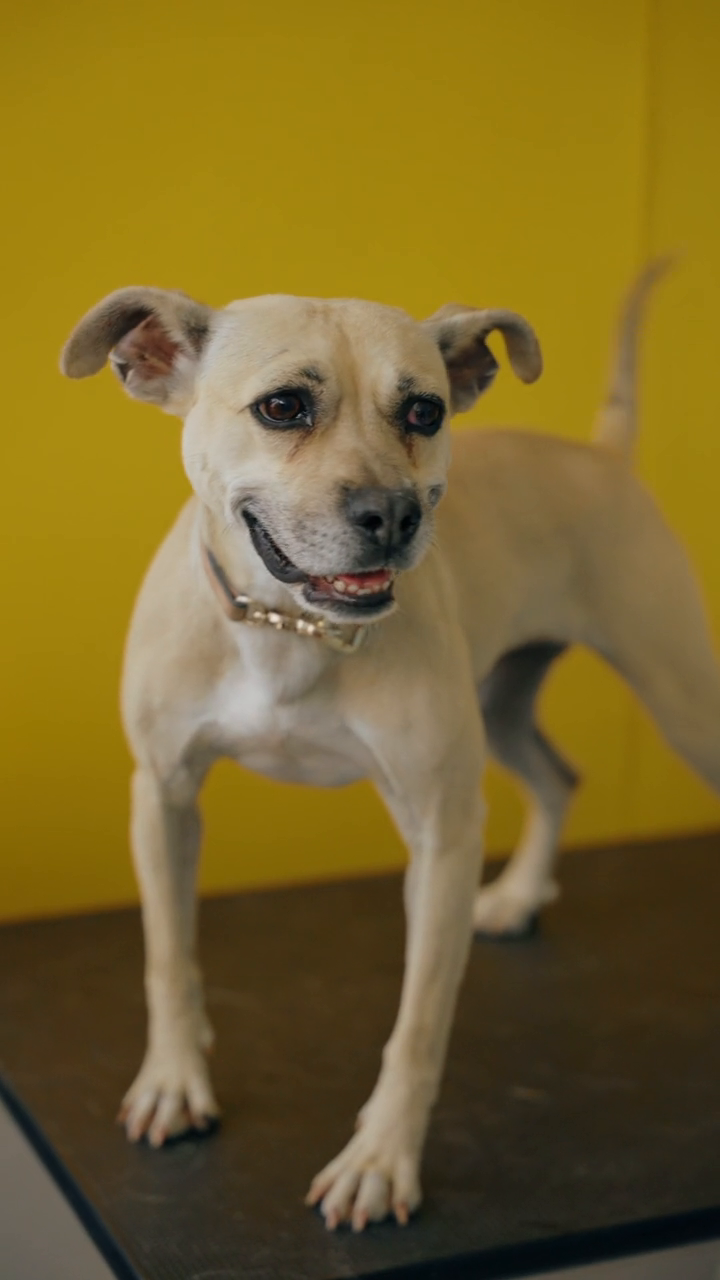
#> input picture frame 13 of Day-18/input/vid2.mp4, 720 x 1280 px, given in place of vid.mp4, which was not available
$ python video-processing.py
#> lines starting #> are read from the running program, lines starting #| are printed output that depends on the picture; after the words box and inside, x2 and y2 are one past the last pixel; in counts of white or black regions, pixels touching at a corner belong together; pictures that were not available may be replaced by others from this repository, and a replacement may not be noted
import cv2

# Read a video using OpenCV.
vid = cv2.VideoCapture("vid.mp4")

if not vid.isOpened():
    print("Error: Could not open video.")
    exit()

# Print the video's FPS, width, height, and total number of frames.
fps = vid.get(cv2.CAP_PROP_FPS)
width = int(vid.get(cv2.CAP_PROP_FRAME_WIDTH))
height = int(vid.get(cv2.CAP_PROP_FRAME_HEIGHT))
total_frames = int(vid.get(cv2.CAP_PROP_FRAME_COUNT))

print(f"FPS: {fps}")
print(f"Width: {width}")
print(f"Height: {height}")
print(f"Total Frames: {total_frames}")

# Display the video frame by frame.
while True:
    ret, frame = vid.read()
#> frame is the input picture: shape (1280, 720, 3); mean B, G, R 41.9, 101.5, 121.8

    if not ret:
        break

    cv2.imshow("Video", frame)

    if cv2.waitKey(25) & 0xFF == ord('q'):
#> (key q is pressed here)
        break

vid.set(cv2.CAP_PROP_POS_FRAMES, 0)

# Save Processed Video
fourcc = cv2.VideoWriter_fourcc(*'mp4v')

out = cv2.VideoWriter(
    "processed_video.mp4",
    fourcc,
    fps,
    (width, height),
    False
)

# Convert each frame to grayscale.
# Apply Canny Edge Detection to each frame.
while True:

    ret, frame = vid.read()
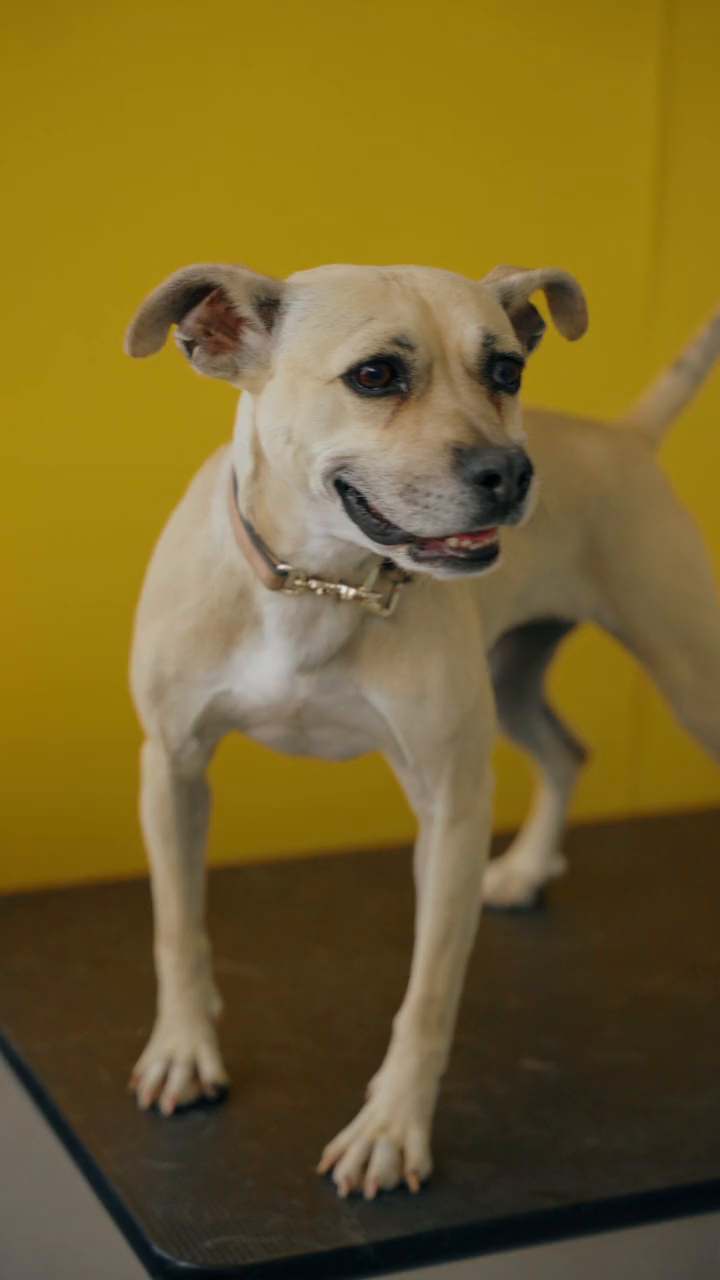
#> input picture frame 0 of Day-18/input/vid2.mp4, 720 x 1280 px, given in place of vid.mp4, which was not available
#> frame is the input picture: shape (1280, 720, 3); mean B, G, R 42.1, 99.1, 119.1

    if not ret:
        break
    # Convert to grayscale
    gray = cv2.cvtColor(frame, cv2.COLOR_BGR2GRAY)
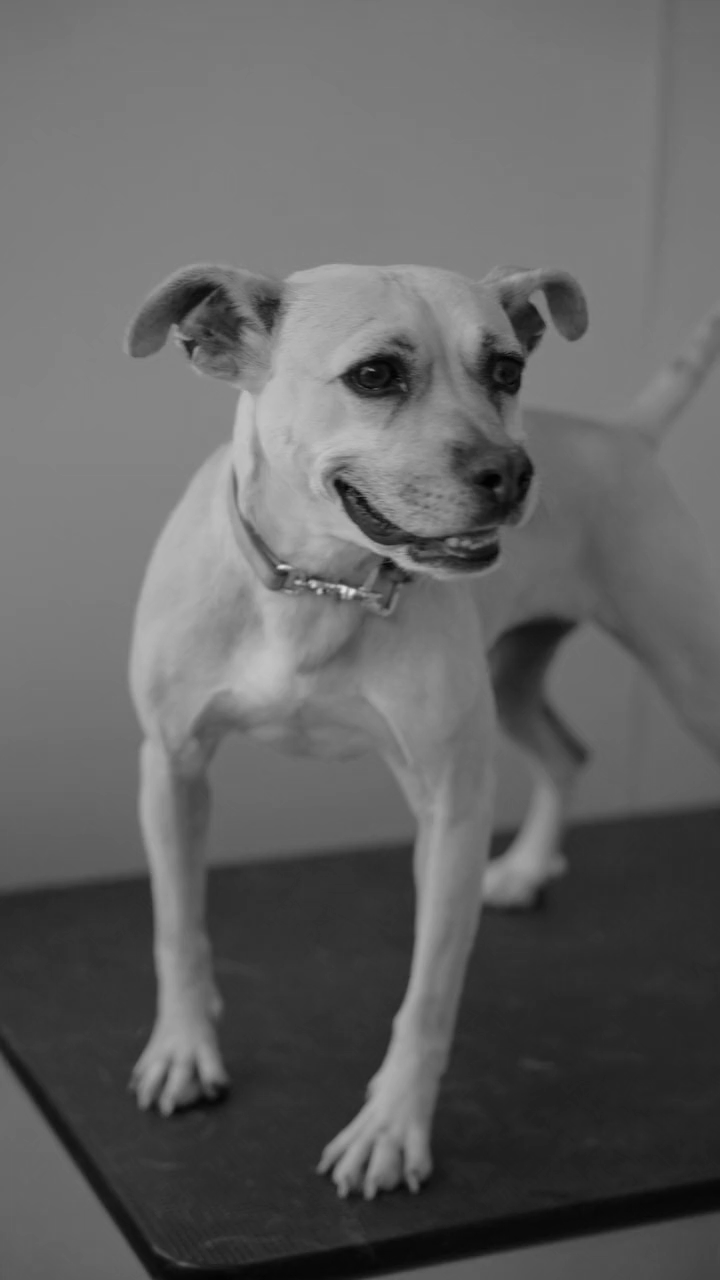
#> gray: shape (1280, 720); min 1, max 228, mean 98.6

    # Apply Canny Edge Detection
    edges = cv2.Canny(gray, 100, 200)
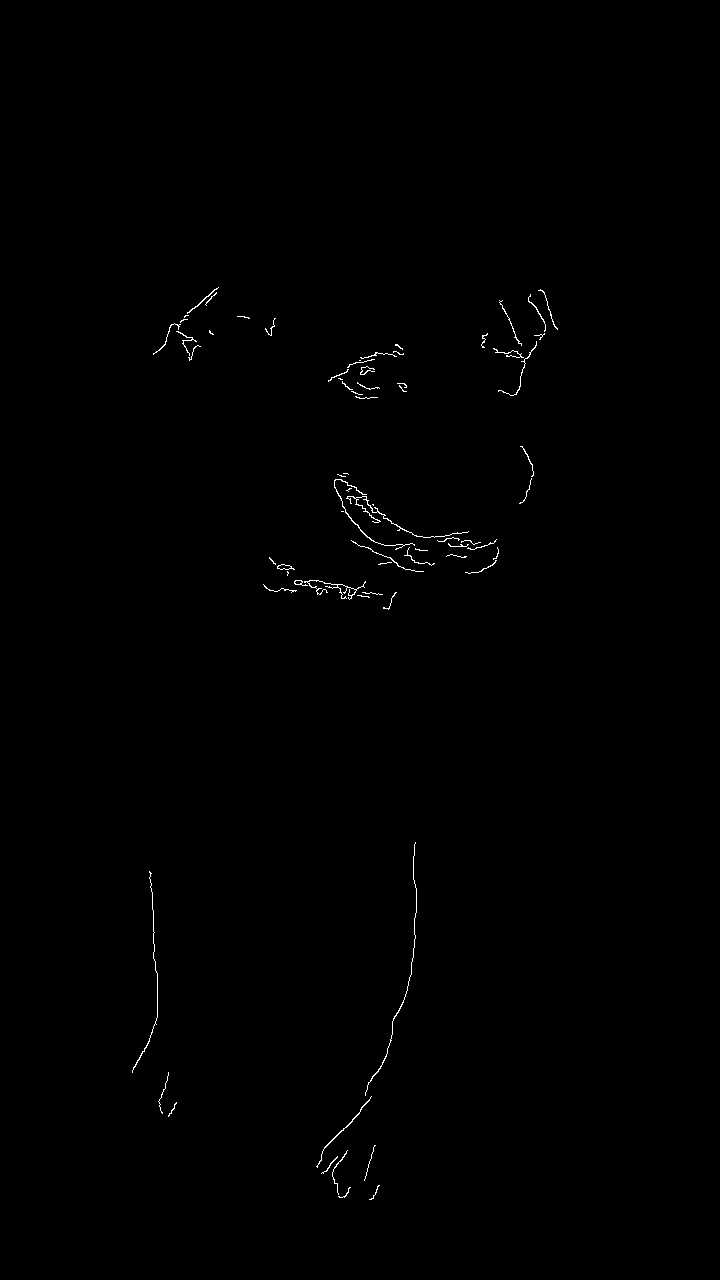
#> edges: shape (1280, 720); 0.34% white in thin lines or dots, all inside (x1, y1, x2, y2) = (132, 287, 558, 1200)

    # Save processed frame
    out.write(edges)

    if cv2.waitKey(25) & 0xFF == ord('q'):
#> (key q is pressed here)
        break

vid.release()
out.release()
cv2.destroyAllWindows()


# Capture live video from your webcam and display it in real time.
webcam = cv2.VideoCapture(0)

if not webcam.isOpened():
    print("Error: Could not access webcam.")
    exit()

print("Press 'q' to quit webcam.")

while True:

    ret, frame = webcam.read()

    if not ret:
        break

    cv2.imshow("Webcam", frame)

    if cv2.waitKey(1) & 0xFF == ord('q'):
#> (key q is pressed here)
        break

webcam.release()
cv2.destroyAllWindows()

$ run again, starting later in the video
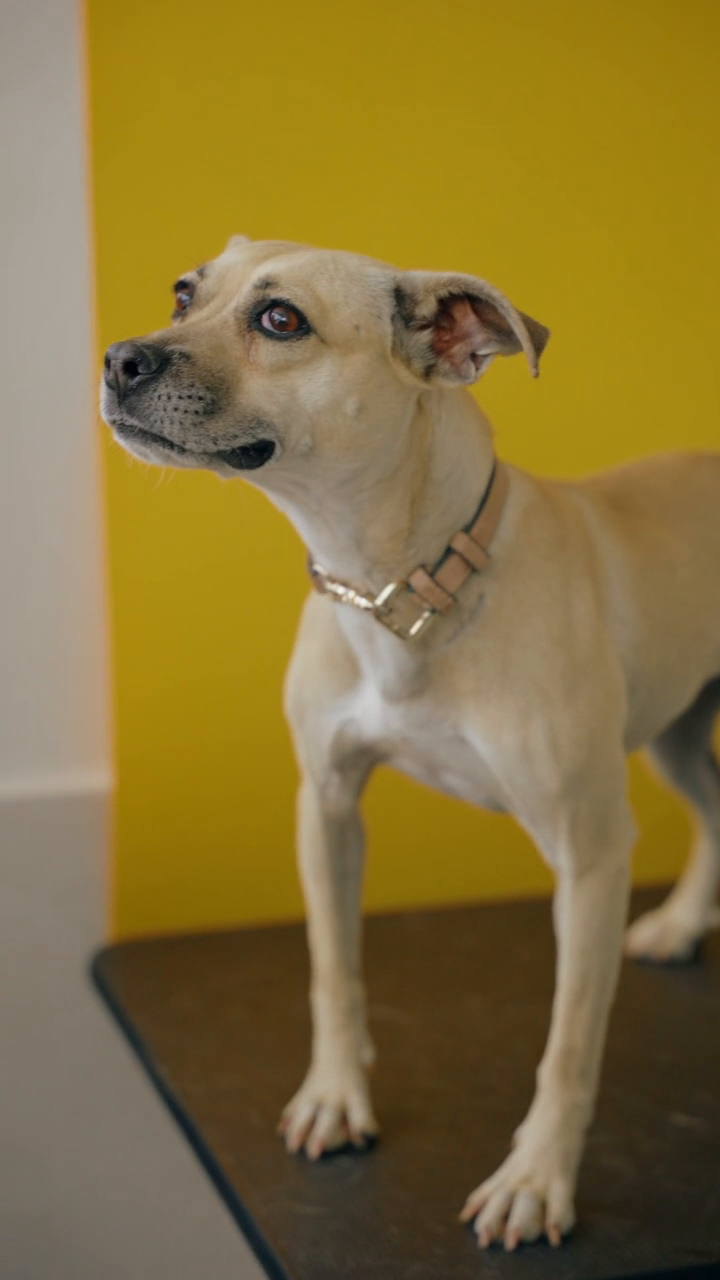
#> input picture frame 61 of Day-18/input/vid2.mp4, 720 x 1280 px, given in place of vid.mp4, which was not available
#> frame is the input picture: shape (1280, 720, 3); mean B, G, R 58.5, 114, 134.3
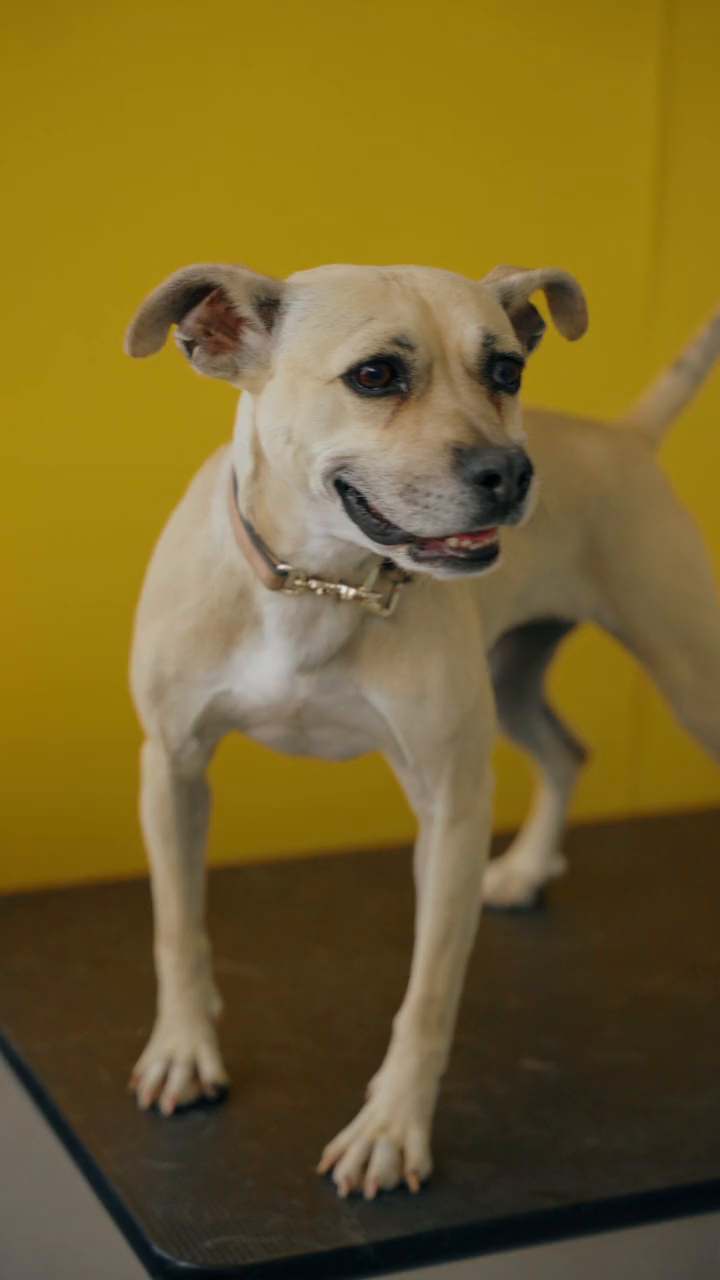
#> input picture frame 0 of Day-18/input/vid2.mp4, 720 x 1280 px, given in place of vid.mp4, which was not available
#> frame is the input picture: shape (1280, 720, 3); mean B, G, R 42.1, 99.1, 119.1
#> edges: shape (1280, 720); 0.34% white in thin lines or dots, all inside (x1, y1, x2, y2) = (132, 287, 558, 1200)

$ run again, starting later in the video
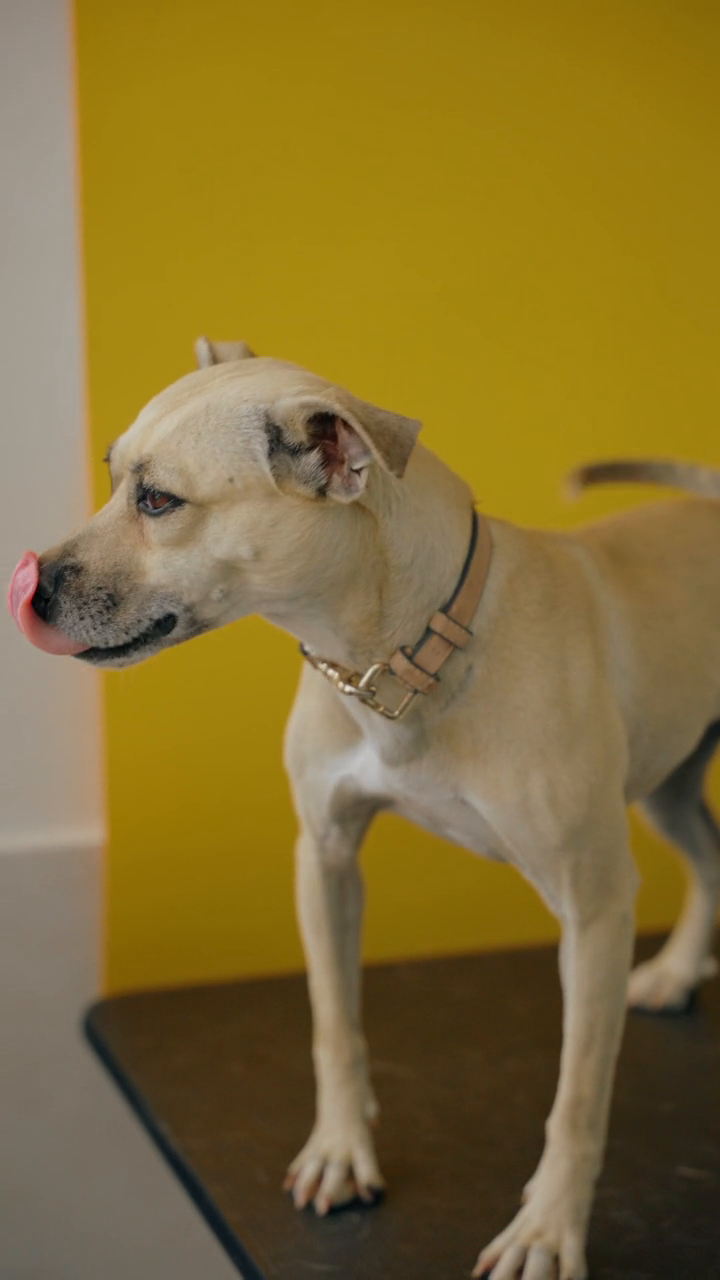
#> input picture frame 108 of Day-18/input/vid2.mp4, 720 x 1280 px, given in place of vid.mp4, which was not available
#> frame is the input picture: shape (1280, 720, 3); mean B, G, R 51.7, 111.1, 132.5
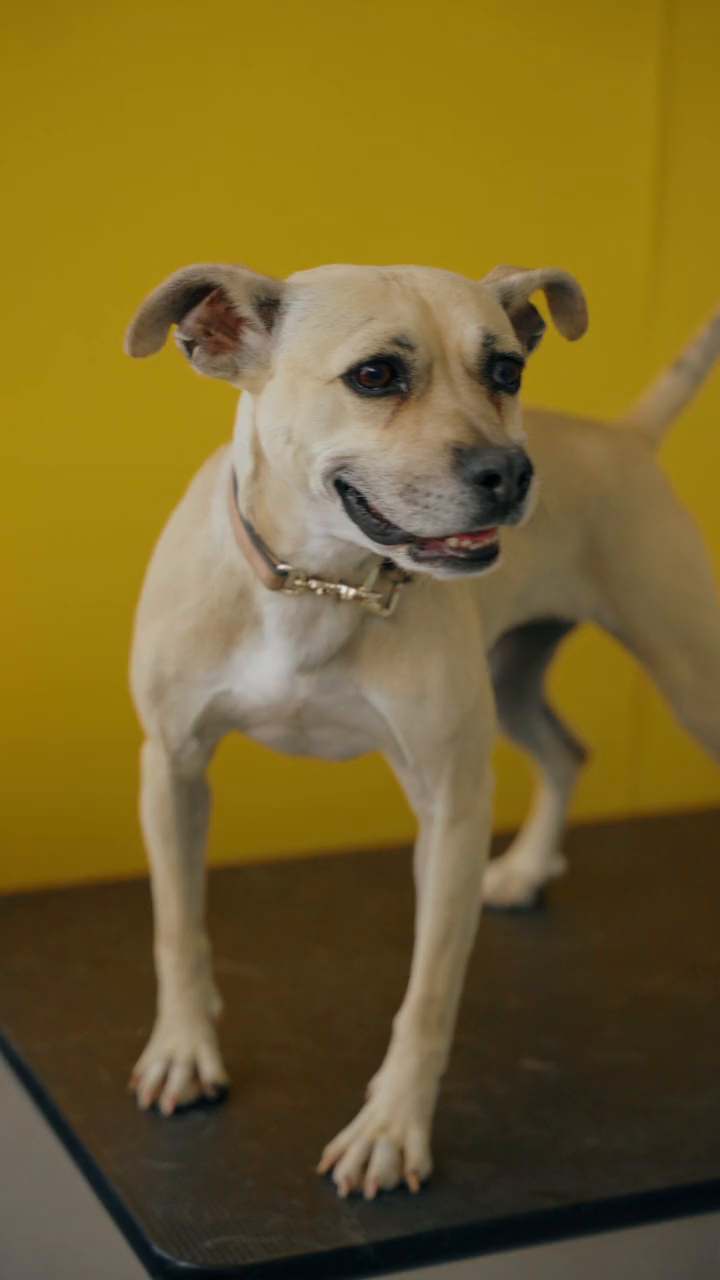
#> input picture frame 0 of Day-18/input/vid2.mp4, 720 x 1280 px, given in place of vid.mp4, which was not available
#> frame is the input picture: shape (1280, 720, 3); mean B, G, R 42.1, 99.1, 119.1
#> edges: shape (1280, 720); 0.34% white in thin lines or dots, all inside (x1, y1, x2, y2) = (132, 287, 558, 1200)
